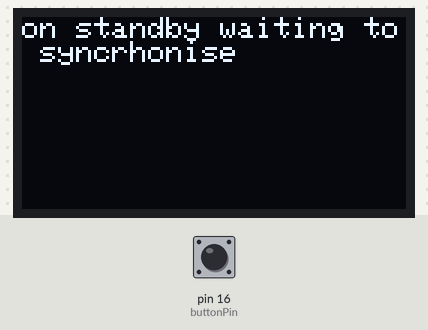
Bench run of a sketch on a simulated Arduino Uno, built with avr-gcc and run on an emulated ATmega328P. On the bench: 128×64 one-colour display. The inputs (shaded band) are chosen by the test bench; at power-on: pin 16 (buttonPin) LOW. What the sketch prints to the serial monitor is not drawn.

Above: at 0.1 s.

The sketch:

pico_W.ino
```cpp
#include <Adafruit_SSD1306.h>
#include <Adafruit_GFX.h>
Adafruit_SSD1306 display(128, 64);

const int buttonPin = 16; // Define the pin for the button
int buttonState = 0;


void setup() {

pinMode(buttonPin, INPUT);
Serial.begin(115200);
display.begin(SSD1306_SWITCHCAPVCC, 0x3C);  // Address 0x3C for 128x32
display.clearDisplay();
display.setTextColor(WHITE);
display.setTextSize(1);
display.setCursor(0, 0);
display.println("on standby waiting to syncrhonise");
display.display();
Serial.println("lululuul");
delay(2000);

}

void loop() {
buttonState = digitalRead(buttonPin); // Read the state of the button
Serial.println(buttonState);
delay(200);
}
```
